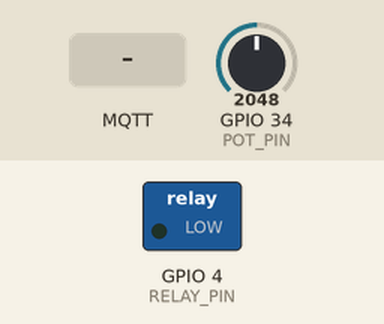
Bench run of a sketch on a simulated ESP32. On the bench: switched loads named in the sketch (green lamp = pin HIGH). The test bench sets the inputs (shaded band); at power-on: GPIO 34 (POT_PIN) = 2048. WiFi joins after 1.5 s; servers stay silent unless stated; random numbers use the default seed unless the sketch sets one; no MQTT or app messages arrive unless stated; not simulated (calls return 0 or success): secrets.h; names the files do not define were given values by the test bench: SECRET_MQTT_PORT = 1883; what the sketch prints to the serial monitor is not drawn.

Above: at 2.7 s.
2.8 s: MQTT message "FECHAR_VALVULA" arrives on the first subscribed topic
At 3.1 s:
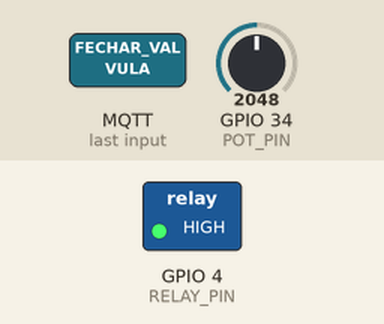
6.5 s: MQTT message "ABRIR_VALVULA" arrives on the first subscribed topic
At 7.1 s:
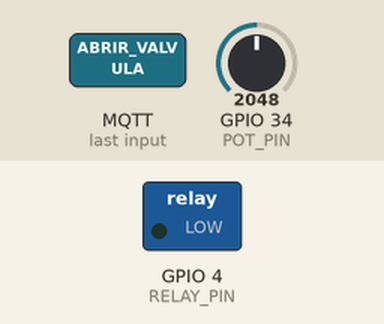
Timing chart, 0 to 9.5 s (numbered marks = the images above; inputs shaded):
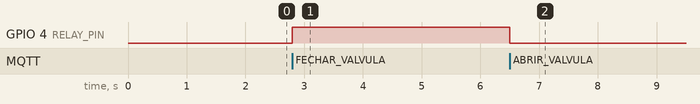

Measured:
- after the input at 2.8 s, GPIO 4 (RELAY_PIN): LOW → HIGH at once
- after the input at 6.5 s, GPIO 4 (RELAY_PIN): HIGH → LOW at once

The sketch:

sketch.ino
```cpp
#include <WiFi.h>
#include <WiFiClientSecure.h>
#include <PubSubClient.h>
#include "secrets.h"

// Configurações de rede (Wokwi)
const char* ssid = SECRET_WIFI_SSID;
const char* password = SECRET_WIFI_PASSWORD;

// Configurações MQTT - HiveMQ Cloud
const char* mqtt_server     = SECRET_MQTT_SERVER;
const int   mqtt_port       = SECRET_MQTT_PORT;
const char* mqtt_user       = SECRET_MQTT_USER;
const char* mqtt_password   = SECRET_MQTT_PASSWORD;
const char* mqtt_topic_vazao   = SECRET_MQTT_TOPIC_VAZAO;
const char* mqtt_topic_alerta  = SECRET_MQTT_TOPIC_ALERTA;
const char* mqtt_topic_comando = SECRET_MQTT_TOPIC_COMANDO;

// Pinos
const int POT_PIN    = 34;
const int RELAY_PIN  = 4;

// Controle de vazão e alertas
float vazaoAtual               = 0.0;
const float LIMIAR_VAZAO       = 0.5;         // L/min para detectar vazamento
const unsigned long TEMPO_ALERTA   = 600000;  // 10 minutos em ms

unsigned long lastPublish      = 0;
const unsigned long PUBLISH_INTERVAL = 5000;   // 5 segundos

bool vazando                   = false;
unsigned long vazamentoStart   = 0;

WiFiClientSecure espClient;
PubSubClient client(espClient);

void setup() {
  Serial.begin(115200);
  Serial.println("=== Sistema de Monitoramento de Água ===");

  pinMode(POT_PIN, INPUT);
  pinMode(RELAY_PIN, OUTPUT);
  digitalWrite(RELAY_PIN, LOW); // Válvula inicialmente aberta

  setupWiFi();
  client.setServer(mqtt_server, mqtt_port);
  client.setCallback(mqttCallback);

  Serial.println("Sistema inicializado com sucesso!");
}

void loop() {
  if (!client.connected()) {
    reconnectMQTT();
  }
  client.loop();

  unsigned long now = millis();

  // Publicação de dados
  if (now - lastPublish >= PUBLISH_INTERVAL) {
    lastPublish = now;

    // Leitura do potenciômetro com suavização
    int potValue = analogRead(POT_PIN);
    float novaVazao = map(potValue, 0, 4095, 0, 300) / 100.0; // 0.00–3.00 L/min

    // Suavização da leitura (filtro passa-baixa simples)
    vazaoAtual = (vazaoAtual * 0.7) + (novaVazao * 0.3);

    // Publica vazão e checa vazamento
    publishVazao(vazaoAtual);
    checkLeak(now);

    // Debug no Serial
    Serial.printf("Vazão: %.2f L/min | Válvula: %s | Pot: %d\n",
                  vazaoAtual,
                  digitalRead(RELAY_PIN) ? "FECHADA" : "ABERTA",
                  potValue);
  }
}

void publishVazao(float v) {
  char msg[20];
  snprintf(msg, sizeof(msg), "{\"vazao\":%.2f}", v);

  if (client.publish(mqtt_topic_vazao, msg)) {
    Serial.printf("📡 Vazão publicada: %s\n", msg);
  } else {
    Serial.println("❌ Falha ao publicar vazão");
  }
}

void checkLeak(unsigned long now) {
  bool valvulaFechada = digitalRead(RELAY_PIN);

  if (vazaoAtual > LIMIAR_VAZAO && !valvulaFechada) {
    if (!vazando) {
      vazando = true;
      vazamentoStart = now;
      Serial.printf("⚠️ Vazamento iniciado - Vazão: %.2f L/min\n", vazaoAtual);

      // Publica alerta imediato
      client.publish(mqtt_topic_alerta, "{\"status\":\"VAZAMENTO_DETECTADO\"}");
    } else if (now - vazamentoStart >= TEMPO_ALERTA) {
      // Vazamento prolongado - fecha válvula
      client.publish(mqtt_topic_alerta, "{\"status\":\"VAZAMENTO_PROLONGADO\"}");
      fecharValvula();
      vazando = false;
    } else {
      // Mostra tempo restante
      unsigned long tempoRestante = (TEMPO_ALERTA - (now - vazamentoStart)) / 1000;
      Serial.printf("⏱️ Vazamento em curso - Restam %lu segundos\n", tempoRestante);
    }
  } else {
    if (vazando) {
      Serial.println("✅ Vazamento cessou");
    }
    vazando = false;
  }
}

void fecharValvula() {
  digitalWrite(RELAY_PIN, HIGH);
  client.publish(mqtt_topic_comando, "{\"acao\":\"VALVULA_FECHADA\"}");
  Serial.println("🔒 Válvula fechada automaticamente");
}

void abrirValvula() {
  digitalWrite(RELAY_PIN, LOW);
  client.publish(mqtt_topic_comando, "{\"acao\":\"VALVULA_ABERTA\"}");
  Serial.println("🔓 Válvula aberta");
}

// Configura e conecta WiFi
void setupWiFi() {
  delay(10);
  Serial.printf("Conectando ao WiFi '%s'...", ssid);
  WiFi.begin(ssid, password);

  int tentativas = 0;
  while (WiFi.status() != WL_CONNECTED && tentativas < 20) {
    delay(500);
    Serial.print(".");
    tentativas++;
  }

  if (WiFi.status() == WL_CONNECTED) {
    Serial.println("\n✅ WiFi conectado!");
    Serial.printf("📍 IP: %s\n", WiFi.localIP().toString().c_str());
    Serial.printf("📶 RSSI: %d dBm\n", WiFi.RSSI());
  } else {
    Serial.println("\n❌ Falha na conexão WiFi");
  }

  // Aceita qualquer certificado (simulação Wokwi)
  espClient.setInsecure();
}

// Conecta MQTT
void reconnectMQTT() {
  while (!client.connected()) {
    Serial.print("🔄 Conectando ao MQTT...");
    String clientId = "ESP32-MonitorAgua-" + String(random(0xffff), HEX);

    if (client.connect(clientId.c_str(), mqtt_user, mqtt_password)) {
      Serial.println("✅ MQTT conectado!");

      // Subscribe nos tópicos de comando
      if (client.subscribe(mqtt_topic_comando)) {
        Serial.printf("📨 Subscrito em: %s\n", mqtt_topic_comando);
      }

      // Publica status de conexão
      client.publish(mqtt_topic_comando, "{\"status\":\"SISTEMA_ONLINE\"}");

    } else {
      Serial.printf("❌ Falha MQTT, rc=%d. Tentando em 5s...\n", client.state());
      delay(5000);
    }
  }
}

void mqttCallback(char* topic, byte* payload, unsigned int length) {
  String msg = "";
  for (unsigned int i = 0; i < length; i++) {
    msg += (char)payload[i];
  }

  Serial.printf("📥 Comando recebido [%s]: %s\n", topic, msg.c_str());

  if (msg == "FECHAR_VALVULA" || msg.indexOf("FECHAR") != -1) {
    fecharValvula();
  } else if (msg == "ABRIR_VALVULA" || msg.indexOf("ABRIR") != -1) {
    abrirValvula();
  } else if (msg == "STATUS") {
    char status[100];
    snprintf(status, sizeof(status),
             "{\"vazao\":%.2f,\"valvula\":\"%s\",\"vazando\":%s}",
             vazaoAtual,
             digitalRead(RELAY_PIN) ? "FECHADA" : "ABERTA",
             vazando ? "true" : "false");
    client.publish(mqtt_topic_comando, status);
  }
}
```
